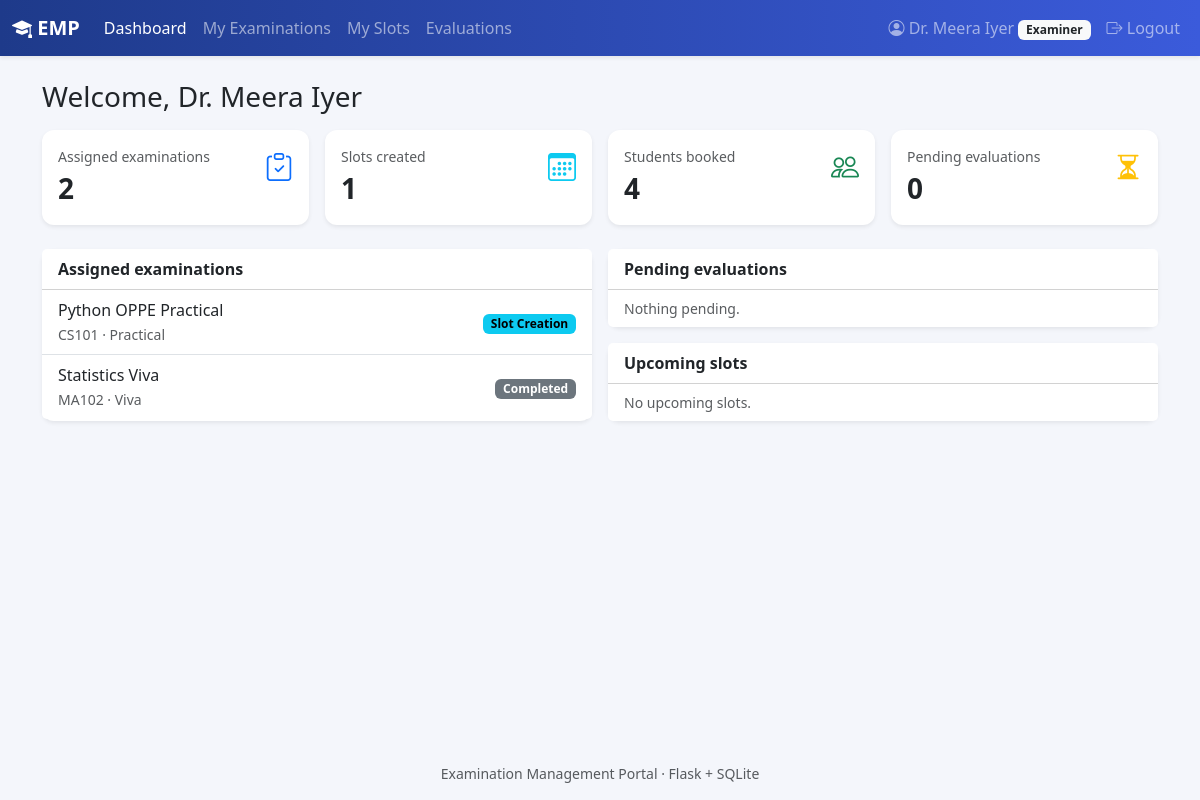
/examiner/ (signed in), run on the app's committed database.
### models.py (models this page shows, shortened)
class User(UserMixin, db.Model):
    id = db.Column(db.Integer, primary_key=True)
    role = db.Column(db.String(20), nullable=False)
    name = db.Column(db.String(120), nullable=False)
    email = db.Column(db.String(120), unique=True, nullable=False)
    password_hash = db.Column(db.String(256), nullable=False)
    phone = db.Column(db.String(20))
    department = db.Column(db.String(120))
    designation = db.Column(db.String(120))
    roll_no = db.Column(db.String(40), unique=True)
    program = db.Column(db.String(120))
    status = db.Column(db.String(20), nullable=False, default="Active")
    created_at = db.Column(db.DateTime, default=datetime.now)
    slots = db.relationship("Slot", back_populates="examiner", foreign_keys="Slot.examiner_id")
    bookings = db.relationship("Booking", back_populates="student", foreign_keys="Booking.student_id")
    assigned_exams = db.relationship("Exam", secondary=exam_examiners, back_populates="examiners")

class Exam(db.Model):
    id = db.Column(db.Integer, primary_key=True)
    course_id = db.Column(db.Integer, db.ForeignKey("course.id"), nullable=False)
    name = db.Column(db.String(150), nullable=False)
    exam_type = db.Column(db.String(30), nullable=False)
    description = db.Column(db.Text)
    duration = db.Column(db.Integer, nullable=False)
    max_marks = db.Column(db.Float, nullable=False)
    pass_marks = db.Column(db.Float)
    slot_creation_start = db.Column(db.Date)
    slot_creation_end = db.Column(db.Date)
    booking_start = db.Column(db.Date)
    booking_end = db.Column(db.Date)
    status = db.Column(db.String(20), nullable=False, default="Draft")
    results_published = db.Column(db.Boolean, default=False)
    created_at = db.Column(db.DateTime, default=datetime.now)
    course = db.relationship("Course", back_populates="exams")
    rubrics = db.relationship("Rubric", back_populates="exam", cascade="all, delete-orphan")
    slots = db.relationship("Slot", back_populates="exam", cascade="all, delete-orphan")
    examiners = db.relationship("User", secondary=exam_examiners, back_populates="assigned_exams")
    @staticmethod
    def _within(start, end, today=None):
        today = today or date.today()
        if start and today < start:
            return False
        if end and today > end:
            return False
        return True
    @property
    def slot_creation_allowed(self):
        return self.status == "Slot Creation" and self._within(self.slot_creation_start, self.slot_creation_end)

class Course(db.Model):
    id = db.Column(db.Integer, primary_key=True)
    code = db.Column(db.String(20), unique=True, nullable=False)
    name = db.Column(db.String(150), nullable=False)
    description = db.Column(db.Text)
    credits = db.Column(db.Integer)
    status = db.Column(db.String(20), nullable=False, default="Active")
    created_at = db.Column(db.DateTime, default=datetime.now)
    exams = db.relationship("Exam", back_populates="course")

### routes/examiner.py (the view)
@bp.route("/")
@role_required("examiner")
def dashboard():
    my_slots = Slot.query.filter_by(examiner_id=current_user.id).order_by(Slot.date, Slot.start_time).all()
    booked = [b for s in my_slots for b in s.active_bookings]
    pending = [b for b in booked if b.status == "Booked" and not b.evaluation]
    upcoming = [s for s in my_slots if s.date >= date.today() and s.status in ("Available", "Full")]
    return render_template("examiner/dashboard.html", exams=current_user.assigned_exams, slots=my_slots,
                           booked_count=len(booked), pending=pending, upcoming=upcoming[:6])

### models.py (called while the page is built)
    @property
    def active_bookings(self):
        return [b for b in self.bookings if b.status in ("Booked", "Completed")]

### routes/utils.py (called while the page is built)
def role_required(role):
    def decorator(view):
        @wraps(view)
        @login_required
        def wrapped(*args, **kwargs):
            if current_user.role != role:
                abort(403)
            if current_user.status == "Pending":
                return redirect(url_for("auth.pending"))
            if current_user.status != "Active":
                flash("Your account is inactive. Contact the administrator.", "danger")
                return redirect(url_for("auth.logout"))
            return view(*args, **kwargs)
        return wrapped
    return decorator

### templates/examiner/dashboard.html (shortened to what this page needs)
{% extends "base.html" %}
{% from "_macros.html" import stat, badge %}
{% block content %}
<h3 class="mb-3">Welcome, {{ current_user.name }}</h3>
<div class="row g-3 mb-4">
  {{ stat('Assigned examinations', exams|length, 'clipboard-check', 'primary', url_for('examiner.exams')) }}
  {{ stat('Slots created', slots|length, 'calendar3', 'info', url_for('examiner.slots')) }}
  {{ stat('Students booked', booked_count, 'people', 'success', url_for('examiner.evaluations')) }}
  {{ stat('Pending evaluations', pending|length, 'hourglass-split', 'warning', url_for('examiner.evaluations')) }}
</div>
<div class="row g-3">
  <div class="col-lg-6">
    <div class="card shadow-sm border-0 h-100"><div class="card-header">Assigned examinations</div>
      <ul class="list-group list-group-flush">
        {% for e in exams %}
        <li class="list-group-item d-flex justify-content-between align-items-center">
          <span>{{ e.name }}<br><span class="small text-muted">{{ e.course.code }} · {{ e.exam_type }}</span></span>
          <span>{{ badge(e.status) }}
            {% if e.slot_creation_allowed %}<a href="{{ url_for('examiner.slot_new', eid=e.id) }}" class="btn btn-sm btn-primary ms-1">+ Slot</a>{% endif %}</span>
        </li>
        {% else %}<li class="list-group-item text-muted small">No examinations assigned yet. The admin assigns examiners to examinations.</li>{% endfor %}
      </ul></div>
  </div>
  <div class="col-lg-6">
    <div class="card shadow-sm border-0 mb-3"><div class="card-header">Pending evaluations</div>
      <ul class="list-group list-group-flush">
        {% for b in pending[:6] %}
        <li class="list-group-item d-flex justify-content-between align-items-center small">
          <span>{{ b.student.name }} ({{ b.student.roll_no }})<br><span class="text-muted">{{ b.exam.name }} · {{ b.slot.label }}</span></span>
          <a href="{{ url_for('examiner.evaluate', bid=b.id) }}" class="btn btn-sm btn-outline-primary">Evaluate</a></li>
        {% else %}<li class="list-group-item text-muted small">Nothing pending.</li>{% endfor %}
      </ul></div>
    <div class="card shadow-sm border-0"><div class="card-header">Upcoming slots</div>
      <ul class="list-group list-group-flush">
        {% for s in upcoming %}
        <li class="list-group-item small d-flex justify-content-between"><span><a href="{{ url_for('examiner.slot_students', sid=s.id) }}">{{ s.label }}</a> · {{ s.exam.name }}</span>
          <span>{{ s.active_bookings|length }}/{{ s.capacity }} {{ badge(s.status) }}</span></li>
        {% else %}<li class="list-group-item text-muted small">No upcoming slots.</li>{% endfor %}
      </ul></div>
  </div>
</div>
{% endblock %}

### templates/base.html (shortened to what this page needs)
<!doctype html>
<html lang="en">
<head>
  <link href="https://cdn.jsdelivr.net/npm/bootstrap@5.3.3/dist/css/bootstrap.min.css" rel="stylesheet">
  <link href="https://cdn.jsdelivr.net/npm/bootstrap-icons@1.11.3/font/bootstrap-icons.min.css" rel="stylesheet">
  <link href="{{ url_for('static', filename='style.css') }}" rel="stylesheet">
</head>
<body>
<nav class="navbar navbar-expand navbar-dark bg-emp shadow-sm">
  <div class="container-fluid flex-wrap">
    <a class="navbar-brand fw-semibold" href="{{ url_for('index') }}"><i class="bi bi-mortarboard-fill"></i> EMP</a>
    {% if current_user.is_authenticated and current_user.status == 'Active' %}
    <ul class="navbar-nav flex-wrap me-auto">
      {% if current_user.role == 'admin' %}
        {% set links = [('admin.dashboard','Dashboard'),('admin.courses','Courses'),('admin.exams','Examinations'),
                        ('admin.examiners','Examiners'),('admin.students','Students'),('admin.slots','Slots'),
                        ('admin.bookings','Bookings')] %}
      {% elif current_user.role == 'examiner' %}
        {% set links = [('examiner.dashboard','Dashboard'),('examiner.exams','My Examinations'),
                        ('examiner.slots','My Slots'),('examiner.evaluations','Evaluations')] %}
      {% else %}
        {% set links = [('student.dashboard','Dashboard'),('student.exams','Examinations'),
                        ('student.bookings','My Bookings'),('student.results','Results')] %}
      {% endif %}
      {% for ep, label in links %}
        <li class="nav-item"><a class="nav-link {% if request.endpoint == ep %}active{% endif %}" href="{{ url_for(ep) }}">{{ label }}</a></li>
      {% endfor %}
    </ul>
    {% endif %}
    {% if current_user.is_authenticated %}
    <ul class="navbar-nav ms-auto">
      <li class="nav-item"><a class="nav-link" href="{{ url_for('auth.profile') }}"><i class="bi bi-person-circle"></i> {{ current_user.name }} <span class="badge bg-light text-dark text-capitalize">{{ current_user.role }}</span></a></li>
      <li class="nav-item"><a class="nav-link" href="{{ url_for('auth.logout') }}"><i class="bi bi-box-arrow-right"></i> Logout</a></li>
    </ul>
    {% endif %}
  </div>
</nav>
<main class="container py-4">
  {% block content %}{% endblock %}
</main>
<footer class="text-center text-muted small py-3">Examination Management Portal · Flask + SQLite</footer>
</body>
</html>

### templates/_macros.html (shortened to what this page needs)
{% macro badge(status) -%}
<span class="badge text-bg-{{ status|badge }}">{{ status }}</span>
{%- endmacro %}
{% macro stat(label, value, icon, color='primary', link=None) -%}
<div class="col-6 col-md-4 col-lg">
  <div class="card stat-card h-100 border-0 shadow-sm">
    <div class="card-body">
      <div class="d-flex justify-content-between align-items-start">
        <div>
          <div class="text-muted small">{{ label }}</div>
          <div class="fs-3 fw-bold">{{ value }}</div>
        </div>
        <i class="bi bi-{{ icon }} fs-3 text-{{ color }}"></i>
      </div>
    </div>
  </div>
</div>
{%- endmacro %}

### static/style.css (style rules this page uses)
body { background: #f4f6fb; min-height: 100vh; display: flex; flex-direction: column; }
main { flex: 1; }
.bg-emp { background: linear-gradient(90deg, #1e3a8a, #3b5bdb); }
.stat-card { transition: transform .15s ease; }
.card { border-radius: .75rem; }
.card-header { background: #fff; font-weight: 600; }

### data on the page
User: name "Dr. Meera Iyer", role "Examiner"
Exam: name "Python OPPE Practical", course.code "CS101", exam_type "Practical", status "Slot Creation"
Exam: name "Statistics Viva", course.code "MA102", exam_type "Viva", status "Completed"

### other printed values
{{ label }} "Dashboard" "My Examinations" "My Slots" "Evaluations"
{{ label }} "Assigned examinations Slots created Students booked Pending evaluations"
{{ value }} "2 1 4 0"
